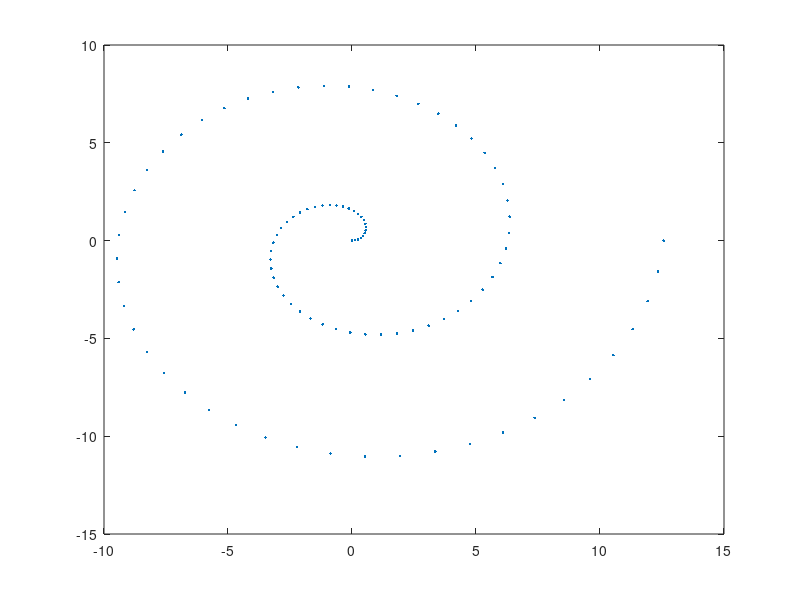

The MATLAB script that drew this image: (Note: this script raises an error after producing the figure.)
function runDiffMap()
theta = linspace(0,4*pi, 100)';
f  = [theta.*cos(theta) theta.*sin(theta)];
figure;
plot(f(:,1), f(:,2),'.');
eps = 0.5;


D = zeros(length(theta));
for r = 1:length(theta)
    for c = 1:length(theta)
        D(r,c) = norm(f(r,:)-f(c,:));
    end
end

D;

stepSize = .0001;
maxEps = 50;

[vec, val] = diffusionMap(eps, D,5);
t = 5;


figure;
plot3(f(:,1), f(:,2),(val(1,1)^t)*vec(:,1));

figure;
plot3(f(:,1), f(:,2),(val(2,2)^t)*vec(:,2));

figure;
plot3(f(:,1), f(:,2),(val(3,3)^t)*vec(:,3));

figure;
plot3(f(:,1), f(:,2),(val(4,4)^t)*vec(:,4));

return;
t = 1;
figure;
plot((val(1,1)^t)*vec(:,1));
title('Time = 1');
figure;
plot((val(2,2)^t)*vec(:,2));
title('Time = 1');


t = 10;
figure;
plot((val(1,1)^t)*vec(:,1), (val(2,2)^t)*vec(:,2));
title('Time = 10');


t = 100;
figure;
plot((val(1,1)^t)*vec(:,1), (val(2,2)^t)*vec(:,2));
title('Time = 100');

%load('trajectory90.mat','allTime');

%allTime = allTime';
%allTime = allTime(:,end-5000:10:end);

eps = .06;
return;

allTime(1:60,:) = getHeadways(allTime(1:60,:));

[minVal1, ~] = min(allTime(1:60,:),[],1);
[maxVal1, max1] = max(allTime(1:60,:),[],1);
[minVal2, ~] = min(allTime(61:end,:),[],1);
[maxVal2, ~] = max(allTime(61:end,:),[],1);
for c = 1:length(max1)
    allTime(1:60,c) = (allTime(1:60,c) - minVal1(c))./(maxVal1(c)-minVal1(c));
    allTime(1:60,c) = circshift(allTime(1:60,c), [-max1(c)+1,0]);
    
    allTime(61:end,c) = (allTime(61:end,c)-minVal2(c))./(maxVal2(c)-minVal2(c));
    allTime(61:end,c) = circshift(allTime(61:end,c), [-max1(c)+1,0]);
end

D = zeros(length(allTime));
for r = 1:length(allTime)
    for c = 1:length(allTime)
        D(r,c) = norm(allTime(:,r)-allTime(:,c));
    end
end

diffusionMap(eps,D);


    function plotEps()
        epsilon = 0:stepSize:maxEps;
        L = zeros(size(epsilon));
        for iEps = 1:length(epsilon)
            curEps = epsilon(iEps);
            L(iEps) = sum(sum(D<curEps,1),2);
        end
        
        figure;
        loglog(epsilon,L);
        xlabel('\epsilon','FontSize',24);
        ylabel('L(\epsilon)','FontSize',20);
    end

    function hways = getHeadways(v)
        futureCars = circshift(v,[-1,0]);
        hways = mod(futureCars - v, 60);
    end
end